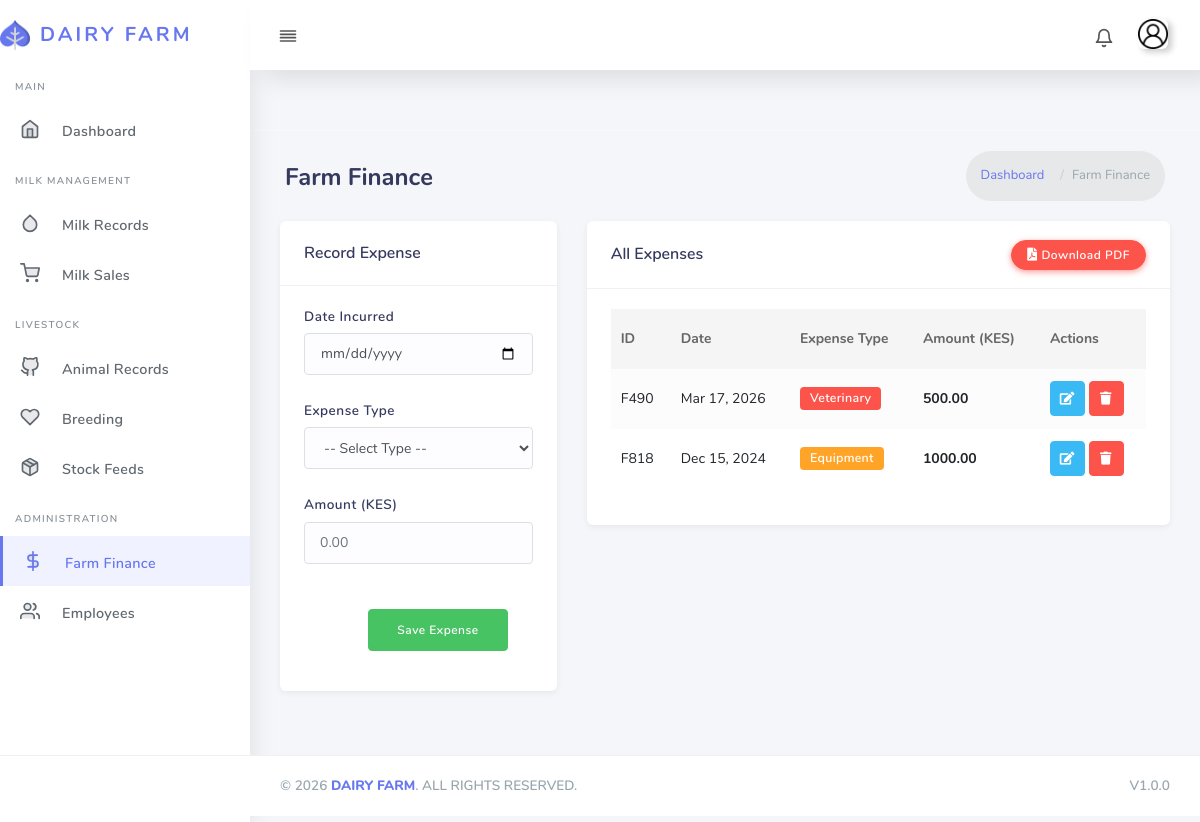
The page /farm_finance/ (signed in) on the database its author committed.
### core/models.py (models this page shows, shortened)
class FarmFinance(models.Model):
    expense_types = [
        ('Feed', 'Feed'),
        ('Veterinary', 'Veterinary'),
        ('Equipment', 'Equipment'),
        ('Labor', 'Labor'),
        ('Maintenance', 'Maintenance'),
        ('Other', 'Other'),
    ]
    finance_id = ShortUUIDField(unique=True, primary_key=True, length=3, max_length=20, prefix="F", alphabet="0123456789")
    date_incurred = models.DateField(default=timezone.now)
    expense_type = models.CharField(max_length=20, choices=expense_types, null=True, default='Other')
    amount_incurred = models.DecimalField(max_digits=10, decimal_places=2)

### core/views.py (the view)
# urls.py: path("farm_finance/", views.farm_finance, name="farm-finance"),
@login_required
def farm_finance(request, finance_id=None):
    finance = None
    if finance_id:
        finance = get_object_or_404(FarmFinance, finance_id=finance_id)
    if request.method == 'POST':
        form = FarmFinanceForm(request.POST, instance=finance)
        if form.is_valid():
            form.save()
            return redirect('core:farm-finance')
    else:
        form = FarmFinanceForm(instance=finance)
    farm_finances_list = FarmFinance.objects.all().order_by('-date_incurred')
    search_query = request.GET.get('search', '')
    expense_type_filter = request.GET.get('expense_type', '')
    date_from = request.GET.get('date_from', '')
    date_to = request.GET.get('date_to', '')
    if search_query:
        farm_finances_list = farm_finances_list.filter(
            Q(finance_id__icontains=search_query)
        )
    if expense_type_filter:
        farm_finances_list = farm_finances_list.filter(expense_type=expense_type_filter)
    if date_from:
        farm_finances_list = farm_finances_list.filter(date_incurred__gte=date_from)
    if date_to:
        farm_finances_list = farm_finances_list.filter(date_incurred__lte=date_to)
    paginator = Paginator(farm_finances_list, 10)
    page_number = request.GET.get('page')
    farm_finances = paginator.get_page(page_number)
    context = {
        'form': form,
        'farm_finances': farm_finances,
        'finance': finance,
        'search_query': search_query,
        'expense_type_filter': expense_type_filter,
        'date_from': date_from,
        'date_to': date_to,
        'expense_types': FarmFinance.expense_types
    }
    return render(request, 'core/farm_finance.html', context)

### core/forms.py (shortened to what this page needs)
class FarmFinanceForm(forms.ModelForm):
    class Meta:
        model = FarmFinance
        exclude = ['finance_id']
        widgets = {
            'date_incurred': forms.DateInput(attrs={'type': 'date'}),
        }

### templates/core/farm_finance.html (shortened to what this page needs)
{% extends "partials/base.html" %}
{% load static %}
{% block content %}
<div class="main-content">
  <section class="section">
    <div class="section-header">
      <h1>Farm Finance</h1>
      <div class="section-header-breadcrumb">
        <div class="breadcrumb-item"><a href="{% url 'core:index' %}">Dashboard</a></div>
        <div class="breadcrumb-item active">Farm Finance</div>
      </div>
    </div>
    <div class="section-body">
      <div class="row">
        <div class="col-12 col-md-5 col-lg-4">
          <div class="card">
            <div class="card-header">
              <h4>{% if finance %}Edit Expense{% else %}Record Expense{% endif %}</h4>
            </div>
            <div class="card-body">
              <form method="POST">
                <div class="form-group">
                  <label>Date Incurred</label>
                  <input type="date" name="date_incurred" class="form-control" value="{{ finance.date_incurred|date:'Y-m-d'|default:'' }}" required>
                </div>
                <div class="form-group">
                  <label>Expense Type</label>
                  <select name="expense_type" class="form-control" required>
                    <option value="">-- Select Type --</option>
                  </select>
                </div>
                <div class="form-group">
                  <label>Amount (KES)</label>
                  <input type="number" step="0.01" name="amount_incurred" class="form-control" value="{{ finance.amount_incurred|default:'' }}" placeholder="0.00" required>
                </div>
                <div class="card-footer text-right">
                  {% if finance %}
                    <button type="submit" class="btn btn-update">Update</button>
                    <a href="{% url 'core:farm-finance' %}" class="btn btn-cancel">Cancel</a>
                  {% else %}
                    <button type="submit" class="btn btn-save">Save Expense</button>
                  {% endif %}
                </div>
              </form>
            </div>
          </div>
        </div>
        <div class="col-12 col-md-7 col-lg-8">
          <div class="card">
            <div class="card-header d-flex justify-content-between align-items-center">
              <h4>All Expenses</h4>
              <button onclick="downloadPDF('financeTable', 'Farm Finance')" class="btn btn-sm btn-danger"><i class="fas fa-file-pdf mr-1"></i>Download PDF</button>
            </div>
            <div class="card-body">
              <div class="table-responsive">
                <table class="table table-striped" id="financeTable">
                  <thead>
                    <tr>
                      <th>ID</th>
                      <th>Date</th>
                      <th>Expense Type</th>
                      <th>Amount (KES)</th>
                      <th>Actions</th>
                    </tr>
                  </thead>
                  <tbody>
                    {% for finance in farm_finances %}
                    <tr>
                      <td>{{ finance.finance_id }}</td>
                      <td>{{ finance.date_incurred|date:"M d, Y" }}</td>
                      <td>
                        <span class="badge expense-badge expense-{{ finance.expense_type|lower }}">{{ finance.expense_type }}</span>
                      </td>
                      <td><strong>{{ finance.amount_incurred }}</strong></td>
                      <td>
                        <a href="{% url 'core:finance-records-edit' finance.finance_id %}" class="btn btn-action btn-edit" title="Edit"><i class="fas fa-edit"></i></a>
                        <a href="{% url 'core:finance-records-delete' finance.finance_id %}" class="btn btn-action btn-del" title="Delete"><i class="fas fa-trash"></i></a>
                      </td>
                    </tr>
                    {% empty %}
                    <tr><td colspan="5" class="text-center text-muted">No expenses recorded</td></tr>
                    {% endfor %}
                  </tbody>
                </table>
              </div>
            </div>
          </div>
        </div>
      </div>
    </div>
  </section>
</div>
{% endblock content %}

### static/css/custom.css (style rules this page uses)
body { background: #f4f6f9; }
.section-header h1 { font-size: 1.5rem; font-weight: 700; color: #34395e; }
.main-content > .section { padding-top: 10px; }
.card { border: none; border-radius: 6px; box-shadow: 0 2px 6px rgba(0,0,0,0.06); margin-bottom: 24px; }
.card .card-header { border-bottom: 1px solid #f0f0f0; padding: 18px 24px; background: transparent; }
.card .card-header h4 { font-size: 1rem; font-weight: 600; color: #34395e; margin: 0; }
.card .card-body { padding: 20px 24px; }
.btn-action { display: inline-flex; align-items: center; justify-content: center; width: 32px; height: 32px; border-radius: 4px; padding: 0; font-size: 14px; transition: transform 0.15s ease; position: relative; z-index: 10; opacity: 1 !important; visibility: visible !important; pointer-events: auto !important; }
td:last-child { white-space: nowrap; }
.btn-edit { background-color: #3abaf4; border-color: #3abaf4; color: #fff; }
.btn-del { background-color: #fc544b; border-color: #fc544b; color: #fff; }
.form-group label { font-weight: 600; font-size: 0.85rem; color: #34395e; margin-bottom: 6px; }
.form-control { border-radius: 4px; border: 1px solid #dce0e6; padding: 8px 14px; font-size: 0.9rem; transition: border-color 0.2s ease, box-shadow 0.2s ease; }
select.form-control { height: 42px !important; appearance: auto; }
.card-footer { background: transparent; border-top: 1px solid #f0f0f0; padding: 15px 24px; }
.btn-save { background-color: #47c363; border-color: #47c363; color: #fff; font-weight: 600; padding: 8px 28px; border-radius: 4px; }
.table-striped tbody tr:nth-of-type(odd) { background-color: #fcfcfd; }
.expense-badge { font-weight: 600; font-size: 0.78rem; padding: 5px 10px; border-radius: 4px; }
.expense-veterinary { background-color: #fc544b; color: #fff; }
.expense-equipment { background-color: #ffa426; color: #fff; }
.section-header { display: flex; align-items: center; justify-content: space-between; padding-bottom: 15px; }
.section-header-breadcrumb { display: flex; align-items: center; }
.breadcrumb-item + .breadcrumb-item::before { content: "/"; padding: 0 8px; color: #ccc; }
.breadcrumb-item a { color: #6777ef; font-weight: 500; }
.breadcrumb-item:last-child { color: #98a6ad; }

### rows shown on the page
FarmFinance: finance_id "F490", date_incurred "Mar 17, 2026", expense_type "Veterinary", amount_incurred "500.00"
FarmFinance: finance_id "F818", date_incurred "Dec 15, 2024", expense_type "Equipment", amount_incurred "1000.00"
